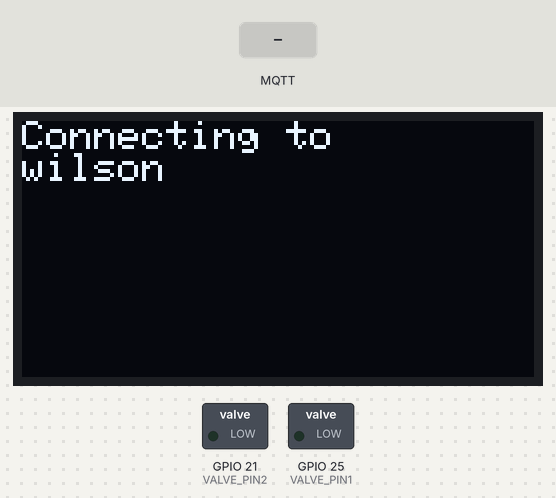
This sketch was run on a simulated ESP32. Shown: 128×64 one-colour display, switched loads named in the sketch (green lamp = pin HIGH). The inputs (shaded band) are chosen by the test bench. WiFi joins after 1.5 s; servers stay silent unless stated; no MQTT or app messages arrive unless stated; what the sketch prints to the serial monitor is not drawn.

Above: at 2.7 s.
2.8 s: MQTT message "valve 1 on" arrives on the first subscribed topic
At 7.8 s:
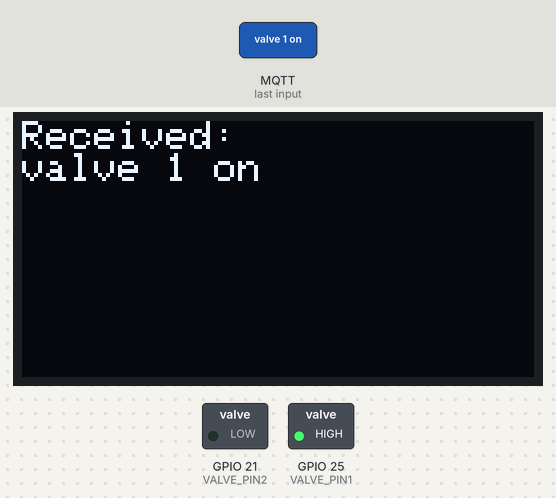
8.1 s: MQTT message "valve 1 off" arrives on the first subscribed topic
At 12.8 s:
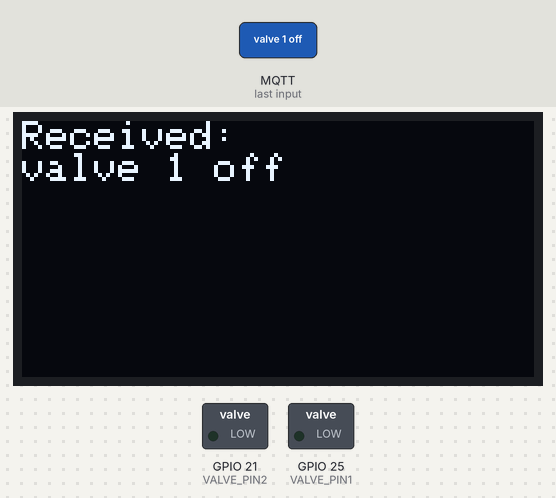
13.1 s: MQTT message "1" arrives on the first subscribed topic
At 17.5 s:
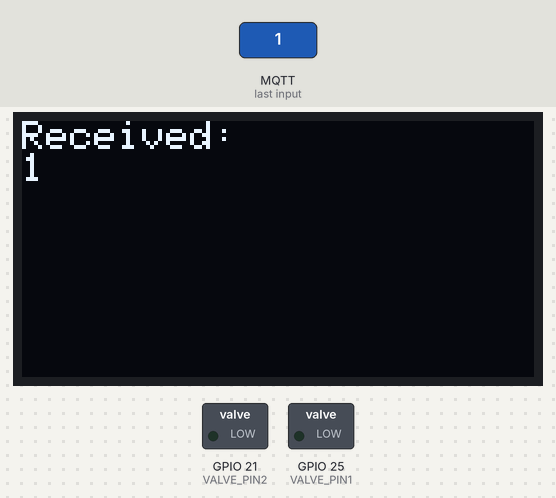
18.1 s: MQTT message "on" arrives on the first subscribed topic
At 22.3 s:
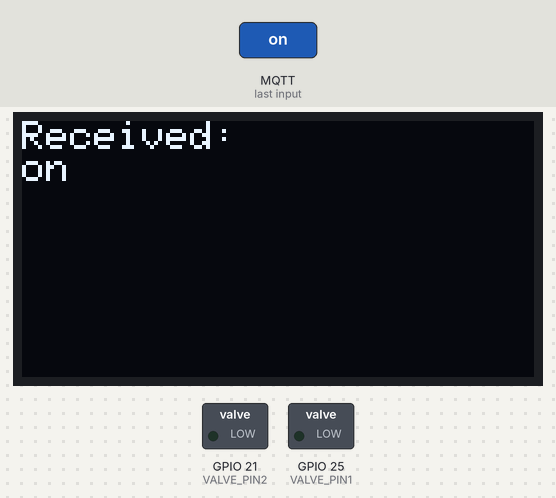
23.2 s: MQTT message "off" arrives on the first subscribed topic
At 27.1 s:
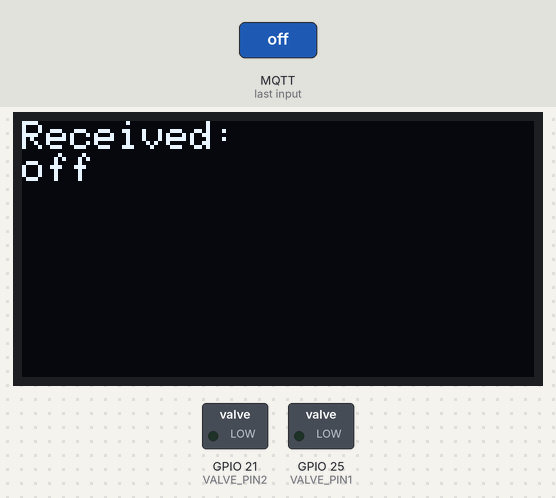
28.2 s: MQTT message "valve 2 on" arrives on the first subscribed topic
At 33.1 s:
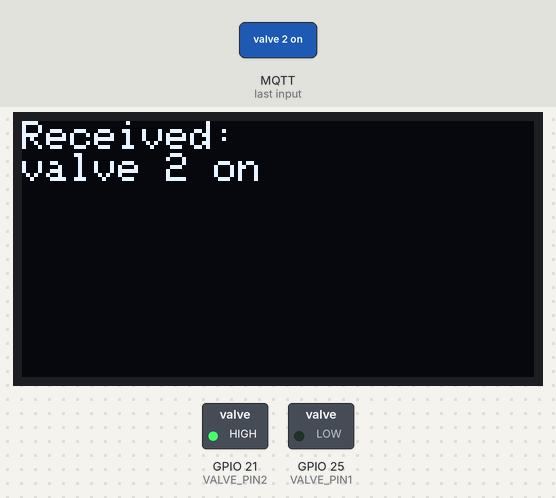
Timing chart, 0 to 34.2 s (numbered marks = the images above; inputs shaded):
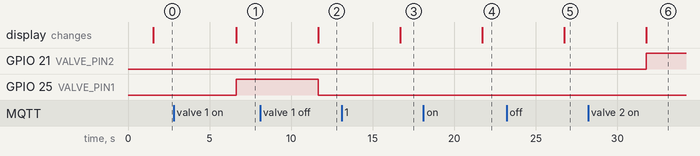

Measured:
- after the input at 2.8 s, GPIO 25 (VALVE_PIN1): LOW → HIGH after 3.8 s; the display: changes after 3.8 s (image 1)
- after the input at 8.1 s, GPIO 25 (VALVE_PIN1): HIGH → LOW after 3.6 s; the display: changes after 3.6 s (image 2)
- after the input at 13.1 s, the display: changes after 3.6 s (image 3)
- after the input at 18.1 s, the display: changes after 3.6 s (image 4)
- after the input at 23.2 s, the display: changes after 3.5 s (image 5)
- after the input at 28.2 s, GPIO 21 (VALVE_PIN2): LOW → HIGH after 3.6 s; the display: changes after 3.6 s (image 6)

The sketch:

aduino.ino
```cpp
#include <WiFi.h>
#include <WiFiClientSecure.h>
#include <PubSubClient.h>
#include <Adafruit_GFX.h>
#include <Adafruit_SSD1306.h>

const char* ssid = "NTH413";
const char* password = "cseenth413";

const char* mqtt_server = "e94e4245a7a44cf9a744f49b1072c3f2.s1.eu.hivemq.cloud";
const int mqtt_port = 8883;
const char* mqtt_user = "node1";
const char* mqtt_pass = "node1NODE!";

// OLED Configuration
#define SCREEN_WIDTH    128
#define SCREEN_HEIGHT   64
#define OLED_RESET      -1
#define OLED_ADDR       0x3C
Adafruit_SSD1306 display(SCREEN_WIDTH, SCREEN_HEIGHT, &Wire, OLED_RESET);

// Valve configuration
#define VALVE_PIN1    25  // LEFT
#define VALVE_PIN2    21  // R

WiFiClientSecure espClient;
PubSubClient client(espClient);


const char* root_ca = \
"-----BEGIN CERTIFICATE-----\n" \
"MIIFBjCCAu6gAwIBAgIRAIp9PhPWLzDvI4a9KQdrNPgwDQYJKoZIhvcNAQELBQAw\n" \
"TzELMAkGA1UEBhMCVVMxKTAnBgNVBAoTIEludGVybmV0IFNlY3VyaXR5IFJlc2Vh\n" \
"cmNoIEdyb3VwMRUwEwYDVQQDEwxJU1JHIFJvb3QgWDEwHhcNMjQwMzEzMDAwMDAw\n" \
"WhcNMjcwMzEyMjM1OTU5WjAzMQswCQYDVQQGEwJVUzEWMBQGA1UEChMNTGV0J3Mg\n" \
"RW5jcnlwdDEMMAoGA1UEAxMDUjExMIIBIjANBgkqhkiG9w0BAQEFAAOCAQ8AMIIB\n" \
"CgKCAQEAuoe8XBsAOcvKCs3UZxD5ATylTqVhyybKUvsVAbe5KPUoHu0nsyQYOWcJ\n" \
"DAjs4DqwO3cOvfPlOVRBDE6uQdaZdN5R2+97/1i9qLcT9t4x1fJyyXJqC4N0lZxG\n" \
"AGQUmfOx2SLZzaiSqhwmej/+71gFewiVgdtxD4774zEJuwm+UE1fj5F2PVqdnoPy\n" \
"6cRms+EGZkNIGIBloDcYmpuEMpexsr3E+BUAnSeI++JjF5ZsmydnS8TbKF5pwnnw\n" \
"SVzgJFDhxLyhBax7QG0AtMJBP6dYuC/FXJuluwme8f7rsIU5/agK70XEeOtlKsLP\n" \
"Xzze41xNG/cLJyuqC0J3U095ah2H2QIDAQABo4H4MIH1MA4GA1UdDwEB/wQEAwIB\n" \
"hjAdBgNVHSUEFjAUBggrBgEFBQcDAgYIKwYBBQUHAwEwEgYDVR0TAQH/BAgwBgEB\n" \
"/wIBADAdBgNVHQ4EFgQUxc9GpOr0w8B6bJXELbBeki8m47kwHwYDVR0jBBgwFoAU\n" \
"ebRZ5nu25eQBc4AIiMgaWPbpm24wMgYIKwYBBQUHAQEEJjAkMCIGCCsGAQUFBzAC\n" \
"hhZodHRwOi8veDEuaS5sZW5jci5vcmcvMBMGA1UdIAQMMAowCAYGZ4EMAQIBMCcG\n" \
"A1UdHwQgMB4wHKAaoBiGFmh0dHA6Ly94MS5jLmxlbmNyLm9yZy8wDQYJKoZIhvcN\n" \
"AQELBQADggIBAE7iiV0KAxyQOND1H/lxXPjDj7I3iHpvsCUf7b632IYGjukJhM1y\n" \
"v4Hz/MrPU0jtvfZpQtSlET41yBOykh0FX+ou1Nj4ScOt9ZmWnO8m2OG0JAtIIE38\n" \
"01S0qcYhyOE2G/93ZCkXufBL713qzXnQv5C/viOykNpKqUgxdKlEC+Hi9i2DcaR1\n" \
"e9KUwQUZRhy5j/PEdEglKg3l9dtD4tuTm7kZtB8v32oOjzHTYw+7KdzdZiw/sBtn\n" \
"UfhBPORNuay4pJxmY/WrhSMdzFO2q3Gu3MUBcdo27goYKjL9CTF8j/Zz55yctUoV\n" \
"aneCWs/ajUX+HypkBTA+c8LGDLnWO2NKq0YD/pnARkAnYGPfUDoHR9gVSp/qRx+Z\n" \
"WghiDLZsMwhN1zjtSC0uBWiugF3vTNzYIEFfaPG7Ws3jDrAMMYebQ95JQ+HIBD/R\n" \
"PBuHRTBpqKlyDnkSHDHYPiNX3adPoPAcgdF3H2/W0rmoswMWgTlLn1Wu0mrks7/q\n" \
"pdWfS6PJ1jty80r2VKsM/Dj3YIDfbjXKdaFU5C+8bhfJGqU3taKauuz0wHVGT3eo\n" \
"6FlWkWYtbt4pgdamlwVeZEW+LM7qZEJEsMNPrfC03APKmZsJgpWCDWOKZvkZcvjV\n" \
"uYkQ4omYCTX5ohy+knMjdOmdH9c7SpqEWBDC86fiNex+O0XOMEZSa8DA\n" \
"-----END CERTIFICATE-----\n";


void setup_wifi() {
  WiFi.begin(ssid, password);
  while (WiFi.status() != WL_CONNECTED) {
    delay(500);
  }
}

void showMessage(const String& line1, const String& line2 = "") {
  display.clearDisplay();
  display.setCursor(0, 0);
  display.setTextSize(1);
  display.setTextColor(SSD1306_WHITE);
  display.println(line1);
  if (line2 != "") display.println(line2);
  display.display();
}

// void reconnect() {
//   while (!client.connected()) {
//     if (client.connect("LilyGOClient", mqtt_user, mqtt_pass)) {
//       client.subscribe("handong/temperature");
//     } else {
//       delay(2000);
//     }
//   }
// }

void reconnect() {
  while (!client.connected()) {
    Serial.print("Attempting MQTT connection...");
    if (client.connect("LilyGOClient", mqtt_user, mqtt_pass)) {
      Serial.println("connected");
      client.subscribe("handong/node1");
    } else {
      Serial.print("failed, rc=");
      Serial.print(client.state());
      Serial.println(" try again in 2 seconds");
      delay(2000);
    }
  }
}


void setup() {
  Serial.begin(115200);
  // valve 초기 설정
  pinMode(VALVE_PIN1, OUTPUT);
  pinMode(VALVE_PIN2, OUTPUT);
  digitalWrite(VALVE_PIN1, LOW);
  digitalWrite(VALVE_PIN2, LOW);

  setup_wifi();


  if (!display.begin(SSD1306_SWITCHCAPVCC, OLED_ADDR)) {
    Serial.println("SSD1306 OLED init failed");
    while (true);
  }

  showMessage("Connecting to","wilson");

  // espClient.setInsecure(); // TLS 인증서 검증 생략
  espClient.setCACert(root_ca);

  client.setServer(mqtt_server, mqtt_port);
  client.setCallback([](char* topic, byte* payload, unsigned int length) {
    Serial.print("Message received: ");
    Serial.write(payload, length);
    Serial.println();

    String message;
    for (int i = 0; i < length; i++) {
      message += (char)payload[i];
    }

    // OLED에 표시
    showMessage("Received:", message);
    if(message=="valve 1 on"){
      digitalWrite(VALVE_PIN1, HIGH);
    }
    else if(message=="valve 1 off"){
      digitalWrite(VALVE_PIN1,LOW);
    }
    else if(message=="valve 2 on"){
      digitalWrite(VALVE_PIN2, HIGH);
    }
    else if(message=="valve 2 off"){
      digitalWrite(VALVE_PIN2,LOW);
    }

  });
}

void loop() {
  if (!client.connected()) {
    reconnect();
  }
  client.loop();

  client.publish("test/topic", "Hello from LilyGO!");
  delay(5000);
}
```
